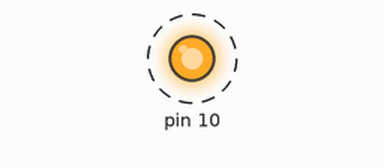
Simulated run of this sketch. Board: Arduino Uno, built with avr-gcc and run on an emulated ATmega328P. On the bench: output pins drawn as LEDs (lit = HIGH). Dashed ring = blinking.

Above: at 0.05 s.
Timing chart, 0 to 3.0 s (numbered marks = the images above):
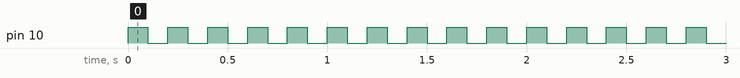

Measured:
- by itself, pin 10: alternates HIGH for 0.10 s and LOW for 0.10 s

The sketch:

encendido_de_un_led.ino
```cpp
/*sketch de un encender 1 leds,
 *conectamos en los pines digitalesç
 *primero, conectamos el "GND" al la parte negativa(pata corta) del LED mediante un cable
 *despues conectamos una resistencia entre el pin "DIGITAL" seleccionado y la parte positiva(pata larga) del LED
 *Y luego, comenzamos a programar
 */
void setup() {
  // put your setup code here, to run once:
 // initialize digital pin LED_BUILTIN as an output.
  pinMode(10, OUTPUT);
}

void loop() {
  // put your main code here, to run repeatedly:
// the loop function runs over and over again forever
  digitalWrite(10, HIGH);   // turn the LED on (HIGH is the voltage level)
  delay(100);                       // wait for a second
  digitalWrite(10, LOW);    // turn the LED off by making the voltage LOW
  delay(100);                       // wait for a second
}
```
